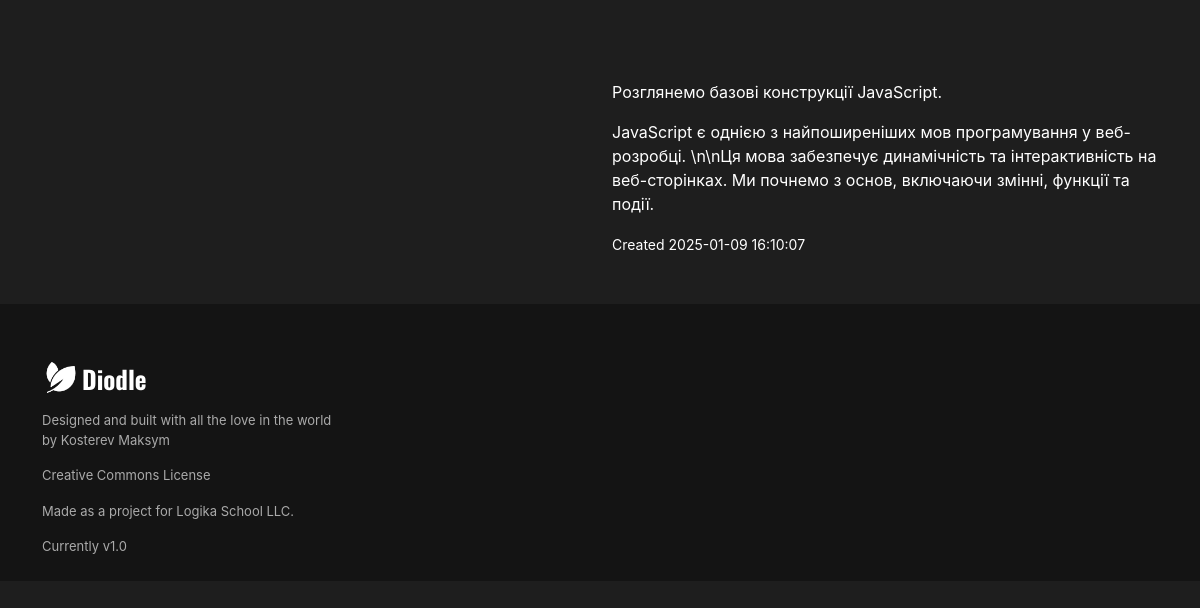
The app's page /articles/0 with its own data.
### tables this page shows
CREATE TABLE articles(
    id INTEGER NOT NULL PRIMARY KEY AUTOINCREMENT,
    title TEXT NOT NULL,
    description TEXT,
    text TEXT,
    image TEXT,

    author_id INTEGER NOT NULL,
    category_id INTEGER,
    created_at TEXT DEFAULT CURRENT_TIMESTAMP,

    FOREIGN KEY (author_id) REFERENCES users(id),
    FOREIGN KEY (category_id) REFERENCES categories(id)
);

### app.py (the view)
@app.route("/articles/<int:article_id>")  # Вказуємо url-адресу для виклику функції
def article_page(article_id):
    categories = db.get_categories()
    article = db.get_article(article_id)
    return render_template("article.html", categories=categories, article=article)

### db_scripts.py (called while the page is built)
    def open_db(self):
        self.conn = sqlite3.connect(self.dbname)
        self.cursor = self.conn.cursor()

    def get_categories(self):
        self.open_db()
        self.cursor.execute('''SELECT * FROM categories''')
        data = self.cursor.fetchall()
        self.conn.close()
        return data

    def get_article(self, article_id):
        self.open_db()
        self.cursor.execute('''SELECT * FROM articles WHERE id=?''', (article_id,))
        data = self.cursor.fetchone()
        self.conn.close()
        return data

### templates/article.html (shortened to what this page needs)
{% extends 'base.html' %}
{% block content %}
  <main class="container my-5">
    <div class="row">
      <div class="col-12 col-md-6">
      </div>
      <div class="col-12 col-md-6">
        <p class="">{{article[2]}}</p>
        <p class="">{{article[3]}}</p>
        <small>Created {{article[7]}}</small>
      </div>
    </div>
  </main>
{% endblock content %}

### static/style.css (style rules this page uses)
body { font-family: SF Pro Text, sans-serif; background-color: #1e1e1e; color: white; overflow-y: scroll; }

### records on screen
articles: description "Розглянемо базові конструкції JavaScript.", text "JavaScript є однією з найпоширеніших мов програмування у веб-розробці. \\n\\nЦя мова забезпечує динамічність та інтерактивність на веб-сторінках. Ми почнемо з основ, включаючи змінні, функції та події.", created_at "2025-01-09 16:10:07"
